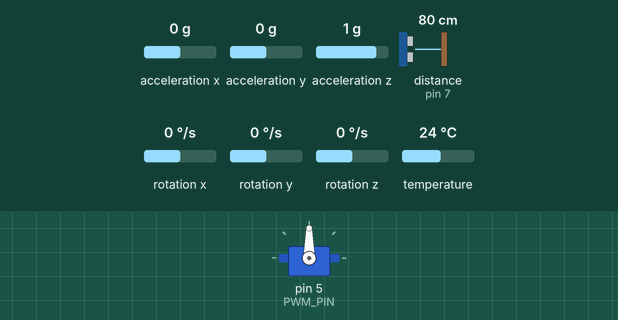
Recording of a sketch running on a simulated Arduino Uno, built with avr-gcc and run on an emulated ATmega328P. Parts: servo. The test bench sets the inputs (shaded band); at power-on: acceleration y 0 g, distance to the obstacle (sensor on pin 7) 80 cm, acceleration z 1 g, rotation x 0 °/s, acceleration x 0 g, rotation y 0 °/s, rotation z 0 °/s, temperature 24 °C. The echo pulse lasts 58.3 µs per cm; what the sketch prints to the serial monitor is not drawn.

Above: at 7.3 s.
7.4 s: acceleration y set to -1.4 g
10.4 s: distance to the obstacle (sensor on pin 7) set to 2 cm
13.4 s: acceleration z set to -1.4 g
16.4 s: rotation x set to -192 °/s
18.1 s: distance to the obstacle (sensor on pin 7) set to 4 cm
Timing chart, 0 to 21.1 s (numbered marks = the images above; inputs shaded):
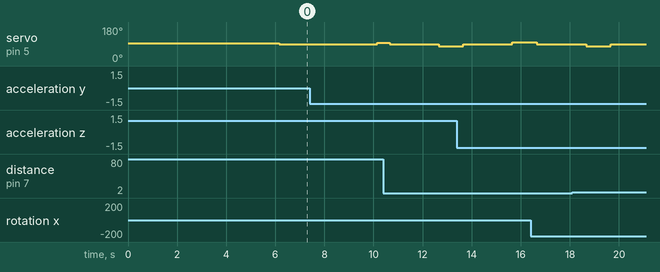

The sketch:

modelo_de_pruebas.ino
```cpp
#include <Servo.h>
#include <NewPing.h>
#include <Adafruit_MPU6050.h>
#include <Adafruit_Sensor.h>
#include <Wire.h>
#include <math.h>
//PINES
#define PWM_PIN 5
#define TRIGGER_PIN 6
#define ECHO_PIN 7
#define MAX_DISTANCE 35
#define PI 3.14159265358979323846
//CREACION DEL SERVO
Servo servo;
//SENSOR DE ULTRASONIDO
NewPing sonar(TRIGGER_PIN, ECHO_PIN, MAX_DISTANCE);
//CREACION DE LA IMU
Adafruit_MPU6050 mpu;
//VARIABLES
const int posicion_inicial = 1500; //us
const float tiempo_1cm = 29.287;  //us
const unsigned long T_MUESTREO = 20000;  //20ms=50 Hz
float sesgo_x = 0;
//SETUP
void setup() {
  Serial.begin(115200);
  while (!Serial) {
    delay(10);
  }
  //SERVO
  servo.attach(PWM_PIN);
  servo.writeMicroseconds(posicion_inicial); // Posición inicial
  //IMU
  if (!mpu.begin()) {
    Serial.println("NO SE ENCONTRO EL MPU6050");
    while (1) {
      delay(10);
    }
  }
  //Rango del acelerómetro
  //MPU6050_RANGE_2_G MPU6050_RANGE_4_G..... MPU6050_RANGE_16_G
  mpu.setAccelerometerRange(MPU6050_RANGE_8_G);
  //Rango del giroscopio
  //MPU6050_RANGE_250_DEG MPU6050_RANGE_500_DEG MPU6050_RANGE_1000_DEG MPU6050_RANGE_2000_DEG
  mpu.setGyroRange(MPU6050_RANGE_500_DEG);
  //Ancho de banda del filtro
  //MPU6050_BAND_260_HZ MPU6050_BAND_184_HZ MPU6050_BAND_94_HZ MPU6050_BAND_44_HZ MPU6050_BAND_21_HZ MPU6050_BAND_10_HZ MPU6050_BAND_5_HZ
  mpu.setFilterBandwidth(MPU6050_BAND_44_HZ);
  //CALIBRACION
  float suma = 0;
  int ciclos = 500;
  for (int t = 0; t < ciclos; t++) {
    sensors_event_t a, g, temp;
    mpu.getEvent(&a, &g, &temp);
    suma = suma + g.gyro.x;
    delay(10);
  }
  sesgo_x = suma / ciclos;
  delay(10);
}
//FUNCION DE ENVÍO A MATLAB
void matlab_send(float dato1,float dato2,float dato3,float dato4,float dato5) {
  Serial.write("abcd"); //header
  byte *b = (byte *)&dato1;
  Serial.write(b, 4);
  b = (byte *)&dato2;
  Serial.write(b, 4);
  b = (byte *)&dato3;
  Serial.write(b, 4);
  b = (byte *)&dato4;
  Serial.write(b, 4);
  b = (byte *)&dato5;
  Serial.write(b, 4);
}
void loop() {
  int t_inicial = micros();
  //////////////////////////////////////////////////////////////////
  //INICIA EL LOPP
  static int DELTA_ANGULO = 0;  //us RECTO
  static int contador = 0;
  static float alpha_k = 0;
  static float alpha_a = 0;
  static float alpha = 0;
  contador++;
  //SERVO


  // if (contador == 40) {
  //   contador = 0;
  //   if (DELTA_ANGULO == 7) {
  //     DELTA_ANGULO = -7;
  //   } else {
  //     DELTA_ANGULO = 7;
  //   }
  // }

  if (contador == 200) {
    DELTA_ANGULO = -7;
  }
  if (contador == 225) {
    DELTA_ANGULO = 0;
  }
  if (contador == 325) {
    DELTA_ANGULO = 11;
  }
  if (contador == 375) {
    DELTA_ANGULO = 0;
  }
  if (contador == 475) {
    DELTA_ANGULO = -9;
  }
  if (contador == 525) {
    DELTA_ANGULO = 0;
  }
  if (contador == 625) {
    DELTA_ANGULO = 11;
  }
  if (contador == 675) {
    DELTA_ANGULO = 0;
  }
  servo.write(90-DELTA_ANGULO);
  //IMU
  sensors_event_t a, g, temp;
  mpu.getEvent(&a, &g, &temp);
  //ULTRASONIDO
  float distancia = 16.25-(sonar.ping(MAX_DISTANCE) / 2.0 / tiempo_1cm);

  //MATLAB
  //matlab_send(a.acceleration.x,a.acceleration.y,a.acceleration.z,distancia,(float)T_BARRA);
  //Serial.print(a.acceleration.x);(a.acceleration.y);(a.acceleration.z);(" m/s^2");
  //Serial.print(g.gyro.x);(g.gyro.y);(g.gyro.y);(" rad/s");
  //Serial.print(temp.temperature);(" degC");
  alpha_k = alpha_k + (g.gyro.x-sesgo_x) * (T_MUESTREO * 1e-6);
  alpha_a = atan2(a.acceleration.y, a.acceleration.z);
  float R = 0.95;
  alpha = (alpha + (g.gyro.x-sesgo_x) * (T_MUESTREO * 1e-6)) * R + alpha_a * (1-R);
  matlab_send(alpha_k*180/PI,alpha_a*180/PI,alpha*180/PI,distancia,(float)DELTA_ANGULO);
  //FINALIZA EL LOOP
  //////////////////////////////////////////////////////////////////
  delayMicroseconds(T_MUESTREO-16383);
  int t_final = micros();
  delayMicroseconds(T_MUESTREO-(t_final-t_inicial));
}
```
